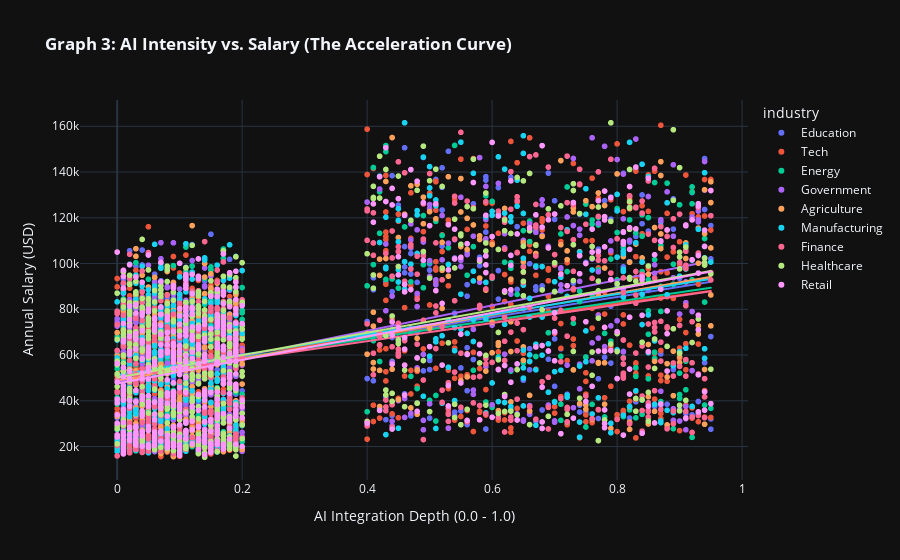
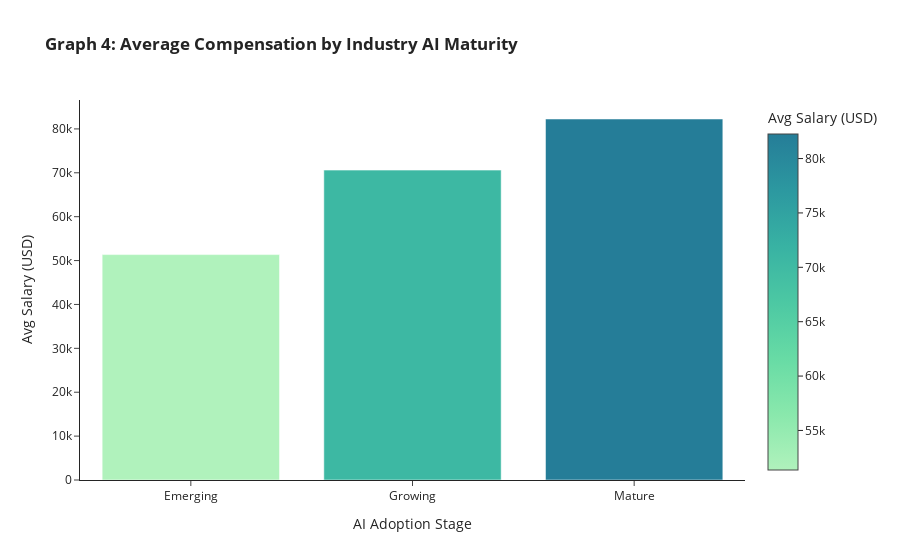

Here is the notebook cell these charts were saved with, in order:
### Code cell
# %% [markdown]
# ## Task 3: The ROI of AI - Integration as an Accelerator
# **Storyline:** Does "AI Mastery" allow workers to break their regional salary caps? 
# We look for the "Acceleration Curve" where higher AI intensity leads to premium pay.

# %%
import plotly.express as px
import pandas as pd
import os

# Load clean data
BASE_DIR = os.path.dirname(os.getcwd())
CLEANED_FILE_PATH = os.path.join(BASE_DIR, 'data', 'processed', 'ai_impact_jobs_cleaned.csv')
df_cleaned = pd.read_csv(CLEANED_FILE_PATH)

# %% [markdown]
# ### 3.1 The Value Accelerator: AI Intensity vs. Salary
# **Graph 3:** Scatter plot with OLS trendline. 
# We want to see if the slope is positive, proving AI skills increase market value.

# %%
fig3 = px.scatter(df_cleaned, 
                 x="ai_intensity_score", 
                 y="salary_usd", 
                 color="industry",
                 trendline="ols", # This now works with statsmodels installed!
                 title="<b>Graph 3: AI Intensity vs. Salary (The Acceleration Curve)</b>",
                 labels={"ai_intensity_score": "AI Integration Depth (0.0 - 1.0)", "salary_usd": "Annual Salary (USD)"},
                 hover_data=['job_title', 'region', 'seniority_level'],
                 template="plotly_dark")

fig3.show()

# %% [markdown]
# ### 3.2 Strategic Positioning: Adoption Stage vs. Compensation
# **Graph 4:** Does being in a 'Mature' AI industry protect your salary?

# %%
# Grouping for executive-level view of industry health
adoption_stats = df_cleaned.groupby('industry_ai_adoption_stage')['salary_usd'].agg(['mean', 'median']).reset_index()

fig4 = px.bar(adoption_stats, 
             x='industry_ai_adoption_stage', 
             y='mean',
             color='mean',
             title="<b>Graph 4: Average Compensation by Industry AI Maturity</b>",
             labels={'industry_ai_adoption_stage': 'AI Adoption Stage', 'mean': 'Avg Salary (USD)'},
             color_continuous_scale='Tealgrn',
             template="simple_white")

fig4.show()

# %% [markdown]
# **Interim Conclusion:**
# Graph 3 shows the 'Return on Skill' (how much each unit of AI mastery is worth).
# Graph 4 reveals the 'Safe Havens' (industries where AI adoption has already matured).

### Figure 1 — Plotly figure (JSON) as saved in the notebook; plotly's stock layout.template omitted (floating-point values rounded to 4 significant figures; data arrays with more than 128 entries replaced by an {"elided": "..."} marker saying what was removed)
{"data": [{"customdata": {"elided": "529x3 str values"}, "hovertemplate": "industry=Education<br>AI Integration Depth (0.0 - 1.0)=%{x}<br>Annual Salary (USD)=%{y}<br>job_title=%{customdata[0]}<br>region=%{customdata[1]}<br>seniority_level=%{customdata[2]}<extra></extra>", "legendgroup": "Education", "marker": {"color": "#636efa", "symbol": "circle"}, "mode": "markers", "name": "Education", "showlegend": true, "type": "scattergl", "x": {"elided": "529 float values"}, "xaxis": "x", "y": {"elided": "529 int values"}, "yaxis": "y"}, {"hovertemplate": "<b>OLS trendline</b><br>salary_usd = 44244.9 * ai_intensity_score + 49996.3<br>R<sup>2</sup>=0.164201<br><br>industry=Education<br>AI Integration Depth (0.0 - 1.0)=%{x}<br>Annual Salary (USD)=%{y} <b>(trend)</b><extra></extra>", "legendgroup": "Education", "marker": {"color": "#636efa", "symbol": "circle"}, "mode": "lines", "name": "Education", "showlegend": false, "type": "scattergl", "x": {"elided": "529 float values"}, "xaxis": "x", "y": {"elided": "529 float values"}, "yaxis": "y"}, {"customdata": {"elided": "567x3 str values"}, "hovertemplate": "industry=Tech<br>AI Integration Depth (0.0 - 1.0)=%{x}<br>Annual Salary (USD)=%{y}<br>job_title=%{customdata[0]}<br>region=%{customdata[1]}<br>seniority_level=%{customdata[2]}<extra></extra>", "legendgroup": "Tech", "marker": {"color": "#EF553B", "symbol": "circle"}, "mode": "markers", "name": "Tech", "showlegend": true, "type": "scattergl", "x": {"elided": "567 float values"}, "xaxis": "x", "y": {"elided": "567 int values"}, "yaxis": "y"}, {"hovertemplate": "<b>OLS trendline</b><br>salary_usd = 37097.1 * ai_intensity_score + 52805.9<br>R<sup>2</sup>=0.129711<br><br>industry=Tech<br>AI Integration Depth (0.0 - 1.0)=%{x}<br>Annual Salary (USD)=%{y} <b>(trend)</b><extra></extra>", "legendgroup": "Tech", "marker": {"color": "#EF553B", "symbol": "circle"}, "mode": "lines", "name": "Tech", "showlegend": false, "type": "scattergl", "x": {"elided": "567 float values"}, "xaxis": "x", "y": {"elided": "567 float values"}, "yaxis": "y"}, {"customdata": {"elided": "514x3 str values"}, "hovertemplate": "industry=Energy<br>AI Integration Depth (0.0 - 1.0)=%{x}<br>Annual Salary (USD)=%{y}<br>job_title=%{customdata[0]}<br>region=%{customdata[1]}<br>seniority_level=%{customdata[2]}<extra></extra>", "legendgroup": "Energy", "marker": {"color": "#00cc96", "symbol": "circle"}, "mode": "markers", "name": "Energy", "showlegend": true, "type": "scattergl", "x": {"elided": "514 float values"}, "xaxis": "x", "y": {"elided": "514 int values"}, "yaxis": "y"}, {"hovertemplate": "<b>OLS trendline</b><br>salary_usd = 40615.3 * ai_intensity_score + 50840.4<br>R<sup>2</sup>=0.159434<br><br>industry=Energy<br>AI Integration Depth (0.0 - 1.0)=%{x}<br>Annual Salary (USD)=%{y} <b>(trend)</b><extra></extra>", "legendgroup": "Energy", "marker": {"color": "#00cc96", "symbol": "circle"}, "mode": "lines", "name": "Energy", "showlegend": false, "type": "scattergl", "x": {"elided": "514 float values"}, "xaxis": "x", "y": {"elided": "514 float values"}, "yaxis": "y"}, {"customdata": {"elided": "542x3 str values"}, "hovertemplate": "industry=Government<br>AI Integration Depth (0.0 - 1.0)=%{x}<br>Annual Salary (USD)=%{y}<br>job_title=%{customdata[0]}<br>region=%{customdata[1]}<br>seniority_level=%{customdata[2]}<extra></extra>", "legendgroup": "Government", "marker": {"color": "#ab63fa", "symbol": "circle"}, "mode": "markers", "name": "Government", "showlegend": true, "type": "scattergl", "x": {"elided": "542 float values"}, "xaxis": "x", "y": {"elided": "542 int values"}, "yaxis": "y"}, {"hovertemplate": "<b>OLS trendline</b><br>salary_usd = 55524.1 * ai_intensity_score + 48389.9<br>R<sup>2</sup>=0.242492<br><br>industry=Government<br>AI Integration Depth (0.0 - 1.0)=%{x}<br>Annual Salary (USD)=%{y} <b>(trend)</b><extra></extra>", "legendgroup": "Government", "marker": {"color": "#ab63fa", "symbol": "circle"}, "mode": "lines", "name": "Government", "showlegend": false, "type": "scattergl", "x": {"elided": "542 float values"}, "xaxis": "x", "y": {"elided": "542 float values"}, "yaxis": "y"}, {"customdata": {"elided": "562x3 str values"}, "hovertemplate": "industry=Agriculture<br>AI Integration Depth (0.0 - 1.0)=%{x}<br>Annual Salary (USD)=%{y}<br>job_title=%{customdata[0]}<br>region=%{customdata[1]}<br>seniority_level=%{customdata[2]}<extra></extra>", "legendgroup": "Agriculture", "marker": {"color": "#FFA15A", "symbol": "circle"}, "mode": "markers", "name": "Agriculture", "showlegend": true, "type": "scattergl", "x": {"elided": "562 float values"}, "xaxis": "x", "y": {"elided": "562 int values"}, "yaxis": "y"}, {"hovertemplate": "<b>OLS trendline</b><br>salary_usd = 47650.3 * ai_intensity_score + 48912.8<br>R<sup>2</sup>=0.193424<br><br>industry=Agriculture<br>AI Integration Depth (0.0 - 1.0)=%{x}<br>Annual Salary (USD)=%{y} <b>(trend)</b><extra></extra>", "legendgroup": "Agriculture", "marker": {"color": "#FFA15A", "symbol": "circle"}, "mode": "lines", "name": "Agriculture", "showlegend": false, "type": "scattergl", "x": {"elided": "562 float values"}, "xaxis": "x", "y": {"elided": "562 float values"}, "yaxis": "y"}, {"customdata": {"elided": "568x3 str values"}, "hovertemplate": "industry=Manufacturing<br>AI Integration Depth (0.0 - 1.0)=%{x}<br>Annual Salary (USD)=%{y}<br>job_title=%{customdata[0]}<br>region=%{customdata[1]}<br>seniority_level=%{customdata[2]}<extra></extra>", "legendgroup": "Manufacturing", "marker": {"color": "#19d3f3", "symbol": "circle"}, "mode": "markers", "name": "Manufacturing", "showlegend": true, "type": "scattergl", "x": {"elided": "568 float values"}, "xaxis": "x", "y": {"elided": "568 int values"}, "yaxis": "y"}, {"hovertemplate": "<b>OLS trendline</b><br>salary_usd = 44209.3 * ai_intensity_score + 51266.9<br>R<sup>2</sup>=0.152936<br><br>industry=Manufacturing<br>AI Integration Depth (0.0 - 1.0)=%{x}<br>Annual Salary (USD)=%{y} <b>(trend)</b><extra></extra>", "legendgroup": "Manufacturing", "marker": {"color": "#19d3f3", "symbol": "circle"}, "mode": "lines", "name": "Manufacturing", "showlegend": false, "type": "scattergl", "x": {"elided": "568 float values"}, "xaxis": "x", "y": {"elided": "568 float values"}, "yaxis": "y"}, {"customdata": {"elided": "540x3 str values"}, "hovertemplate": "industry=Finance<br>AI Integration Depth (0.0 - 1.0)=%{x}<br>Annual Salary (USD)=%{y}<br>job_title=%{customdata[0]}<br>region=%{customdata[1]}<br>seniority_level=%{customdata[2]}<extra></extra>", "legendgroup": "Finance", "marker": {"color": "#FF6692", "symbol": "circle"}, "mode": "markers", "name": "Finance", "showlegend": true, "type": "scattergl", "x": {"elided": "540 float values"}, "xaxis": "x", "y": {"elided": "540 int values"}, "yaxis": "y"}, {"hovertemplate": "<b>OLS trendline</b><br>salary_usd = 39652.1 * ai_intensity_score + 50197.5<br>R<sup>2</sup>=0.149894<br><br>industry=Finance<br>AI Integration Depth (0.0 - 1.0)=%{x}<br>Annual Salary (USD)=%{y} <b>(trend)</b><extra></extra>", "legendgroup": "Finance", "marker": {"color": "#FF6692", "symbol": "circle"}, "mode": "lines", "name": "Finance", "showlegend": false, "type": "scattergl", "x": {"elided": "540 float values"}, "xaxis": "x", "y": {"elided": "540 float values"}, "yaxis": "y"}, {"customdata": {"elided": "554x3 str values"}, "hovertemplate": "industry=Healthcare<br>AI Integration Depth (0.0 - 1.0)=%{x}<br>Annual Salary (USD)=%{y}<br>job_title=%{customdata[0]}<br>region=%{customdata[1]}<br>seniority_level=%{customdata[2]}<extra></extra>", "legendgroup": "Healthcare", "marker": {"color": "#B6E880", "symbol": "circle"}, "mode": "markers", "name": "Healthcare", "showlegend": true, "type": "scattergl", "x": {"elided": "554 float values"}, "xaxis": "x", "y": {"elided": "554 int values"}, "yaxis": "y"}, {"hovertemplate": "<b>OLS trendline</b><br>salary_usd = 49092.4 * ai_intensity_score + 50126.1<br>R<sup>2</sup>=0.173894<br><br>industry=Healthcare<br>AI Integration Depth (0.0 - 1.0)=%{x}<br>Annual Salary (USD)=%{y} <b>(trend)</b><extra></extra>", "legendgroup": "Healthcare", "marker": {"color": "#B6E880", "symbol": "circle"}, "mode": "lines", "name": "Healthcare", "showlegend": false, "type": "scattergl", "x": {"elided": "554 float values"}, "xaxis": "x", "y": {"elided": "554 float values"}, "yaxis": "y"}, {"customdata": {"elided": "562x3 str values"}, "hovertemplate": "industry=Retail<br>AI Integration Depth (0.0 - 1.0)=%{x}<br>Annual Salary (USD)=%{y}<br>job_title=%{customdata[0]}<br>region=%{customdata[1]}<br>seniority_level=%{customdata[2]}<extra></extra>", "legendgroup": "Retail", "marker": {"color": "#FF97FF", "symbol": "circle"}, "mode": "markers", "name": "Retail", "showlegend": true, "type": "scattergl", "x": {"elided": "562 float values"}, "xaxis": "x", "y": {"elided": "562 int values"}, "yaxis": "y"}, {"hovertemplate": "<b>OLS trendline</b><br>salary_usd = 51520.6 * ai_intensity_score + 47548.5<br>R<sup>2</sup>=0.220784<br><br>industry=Retail<br>AI Integration Depth (0.0 - 1.0)=%{x}<br>Annual Salary (USD)=%{y} <b>(trend)</b><extra></extra>", "legendgroup": "Retail", "marker": {"color": "#FF97FF", "symbol": "circle"}, "mode": "lines", "name": "Retail", "showlegend": false, "type": "scattergl", "x": {"elided": "562 float values"}, "xaxis": "x", "y": {"elided": "562 float values"}, "yaxis": "y"}], "layout": {"legend": {"title": {"text": "industry"}, "tracegroupgap": 0}, "title": {"text": "<b>Graph 3: AI Intensity vs. Salary (The Acceleration Curve)</b>"}, "xaxis": {"anchor": "y", "domain": [0, 1], "title": {"text": "AI Integration Depth (0.0 - 1.0)"}}, "yaxis": {"anchor": "x", "domain": [0, 1], "title": {"text": "Annual Salary (USD)"}}}}

### Figure 2 — Plotly figure (JSON) as saved in the notebook; plotly's stock layout.template omitted (floating-point values rounded to 4 significant figures)
{"data": [{"hovertemplate": "AI Adoption Stage=%{x}<br>Avg Salary (USD)=%{marker.color}<extra></extra>", "legendgroup": "", "marker": {"color": [51360.0, 70610.0, 82260.0], "coloraxis": "coloraxis", "pattern": {"shape": ""}}, "name": "", "orientation": "v", "showlegend": false, "textposition": "auto", "type": "bar", "x": ["Emerging", "Growing", "Mature"], "xaxis": "x", "y": [51360.0, 70610.0, 82260.0], "yaxis": "y"}], "layout": {"barmode": "relative", "coloraxis": {"colorbar": {"title": {"text": "Avg Salary (USD)"}}, "colorscale": [[0, "rgb(176, 242, 188)"], [0.1667, "rgb(137, 232, 172)"], [0.3333, "rgb(103, 219, 165)"], [0.5, "rgb(76, 200, 163)"], [0.6667, "rgb(56, 178, 163)"], [0.8333, "rgb(44, 152, 160)"], [1, "rgb(37, 125, 152)"]]}, "legend": {"tracegroupgap": 0}, "title": {"text": "<b>Graph 4: Average Compensation by Industry AI Maturity</b>"}, "xaxis": {"anchor": "y", "domain": [0, 1], "title": {"text": "AI Adoption Stage"}}, "yaxis": {"anchor": "x", "domain": [0, 1], "title": {"text": "Avg Salary (USD)"}}}}
